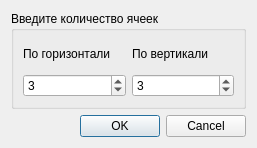
<?xml version="1.0" encoding="UTF-8"?>
<ui version="4.0">
 <class>SettingAriaDialog</class>
 <widget class="QDialog" name="SettingAriaDialog">
  <property name="geometry">
   <rect>
    <x>0</x>
    <y>0</y>
    <width>257</width>
    <height>148</height>
   </rect>
  </property>
  <property name="windowTitle">
   <string>Параметры рабочего поля</string>
  </property>
  <layout class="QVBoxLayout" name="verticalLayout_3">
   <item>
    <widget class="QGroupBox" name="inputCountCelGroupBox">
     <property name="title">
      <string>Введите количество ячеек</string>
     </property>
     <layout class="QHBoxLayout" name="horizontalLayout">
      <item>
       <layout class="QVBoxLayout" name="horInputVerticalLayout">
        <item>
         <widget class="QLabel" name="horInputLabel">
          <property name="text">
           <string>По горизонтали</string>
          </property>
         </widget>
        </item>
        <item>
         <widget class="QSpinBox" name="horInputSpinBox">
          <property name="minimum">
           <number>2</number>
          </property>
          <property name="maximum">
           <number>20</number>
          </property>
          <property name="value">
           <number>3</number>
          </property>
         </widget>
        </item>
       </layout>
      </item>
      <item>
       <layout class="QVBoxLayout" name="verInputVerticalLayout">
        <item>
         <widget class="QLabel" name="verInputLabel">
          <property name="text">
           <string>По вертикали</string>
          </property>
         </widget>
        </item>
        <item>
         <widget class="QSpinBox" name="verInputSpinBox">
          <property name="minimum">
           <number>2</number>
          </property>
          <property name="maximum">
           <number>20</number>
          </property>
          <property name="value">
           <number>3</number>
          </property>
         </widget>
        </item>
       </layout>
      </item>
     </layout>
    </widget>
   </item>
   <item>
    <widget class="QDialogButtonBox" name="selectionButtonBox">
     <property name="orientation">
      <enum>Qt::Horizontal</enum>
     </property>
     <property name="standardButtons">
      <set>QDialogButtonBox::Cancel|QDialogButtonBox::Ok</set>
     </property>
    </widget>
   </item>
  </layout>
 </widget>
 <resources/>
 <connections>
  <connection>
   <sender>selectionButtonBox</sender>
   <signal>accepted()</signal>
   <receiver>SettingAriaDialog</receiver>
   <slot>accept()</slot>
   <hints>
    <hint type="sourcelabel">
     <x>248</x>
     <y>254</y>
    </hint>
    <hint type="destinationlabel">
     <x>157</x>
     <y>274</y>
    </hint>
   </hints>
  </connection>
  <connection>
   <sender>selectionButtonBox</sender>
   <signal>rejected()</signal>
   <receiver>SettingAriaDialog</receiver>
   <slot>reject()</slot>
   <hints>
    <hint type="sourcelabel">
     <x>316</x>
     <y>260</y>
    </hint>
    <hint type="destinationlabel">
     <x>286</x>
     <y>274</y>
    </hint>
   </hints>
  </connection>
 </connections>
</ui>
